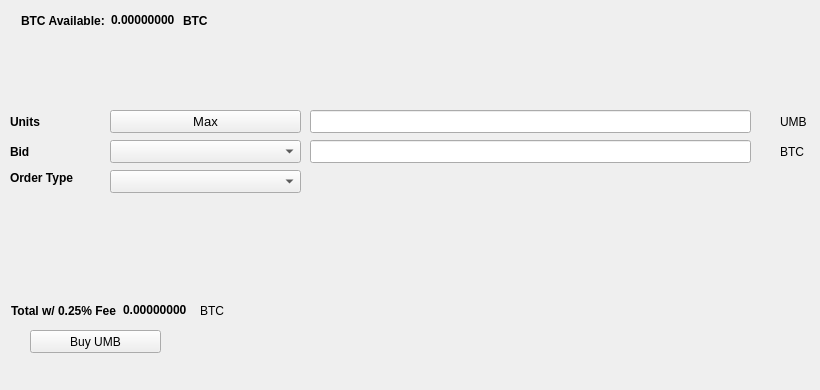
   <widget class="QWidget" name="BuyTab">
    <attribute name="title">
     <string>Buy</string>
    </attribute>
    <widget class="QPushButton" name="BuyUMB">
     <property name="geometry">
      <rect>
       <x>30</x>
       <y>330</y>
       <width>131</width>
       <height>23</height>
      </rect>
     </property>
     <property name="text">
      <string>Buy UMB</string>
     </property>
     <property name="icon">
      <iconset resource="../umbra.qrc">
       <normaloff>:/icons/bitcoin</normaloff>:/icons/bitcoin</iconset>
     </property>
    </widget>
    <widget class="QLabel" name="label_3">
     <property name="geometry">
      <rect>
       <x>10</x>
       <y>110</y>
       <width>46</width>
       <height>23</height>
      </rect>
     </property>
     <property name="font">
      <font>
       <weight>75</weight>
       <bold>true</bold>
      </font>
     </property>
     <property name="text">
      <string>Units</string>
     </property>
    </widget>
    <widget class="QLineEdit" name="UnitsInput">
     <property name="geometry">
      <rect>
       <x>310</x>
       <y>110</y>
       <width>441</width>
       <height>23</height>
      </rect>
     </property>
     <property name="font">
      <font>
       <pointsize>9</pointsize>
       <weight>75</weight>
       <bold>true</bold>
      </font>
     </property>
    </widget>
    <widget class="QLineEdit" name="BuyBidPriceEdit">
     <property name="geometry">
      <rect>
       <x>310</x>
       <y>140</y>
       <width>441</width>
       <height>23</height>
      </rect>
     </property>
     <property name="font">
      <font>
       <pointsize>9</pointsize>
       <weight>75</weight>
       <bold>true</bold>
      </font>
     </property>
    </widget>
    <widget class="QLabel" name="label_4">
     <property name="geometry">
      <rect>
       <x>780</x>
       <y>110</y>
       <width>31</width>
       <height>23</height>
      </rect>
     </property>
     <property name="text">
      <string>UMB</string>
     </property>
    </widget>
    <widget class="QLabel" name="label_5">
     <property name="geometry">
      <rect>
       <x>780</x>
       <y>140</y>
       <width>31</width>
       <height>23</height>
      </rect>
     </property>
     <property name="text">
      <string>BTC</string>
     </property>
    </widget>
    <widget class="QLabel" name="label_6">
     <property name="geometry">
      <rect>
       <x>10</x>
       <y>140</y>
       <width>46</width>
       <height>23</height>
      </rect>
     </property>
     <property name="font">
      <font>
       <weight>75</weight>
       <bold>true</bold>
      </font>
     </property>
     <property name="text">
      <string>Bid</string>
     </property>
    </widget>
    <widget class="QLabel" name="label_7">
     <property name="geometry">
      <rect>
       <x>10</x>
       <y>170</y>
       <width>91</width>
       <height>16</height>
      </rect>
     </property>
     <property name="font">
      <font>
       <weight>75</weight>
       <bold>true</bold>
      </font>
     </property>
     <property name="text">
      <string>Order Type</string>
     </property>
    </widget>
    <widget class="QPushButton" name="Buy_Max_Amount">
     <property name="geometry">
      <rect>
       <x>110</x>
       <y>110</y>
       <width>191</width>
       <height>23</height>
      </rect>
     </property>
     <property name="font">
      <font>
       <pointsize>10</pointsize>
      </font>
     </property>
     <property name="text">
      <string>Max</string>
     </property>
    </widget>
    <widget class="QComboBox" name="BuyBidcomboBox">
     <property name="geometry">
      <rect>
       <x>110</x>
       <y>140</y>
       <width>191</width>
       <height>23</height>
      </rect>
     </property>
     <property name="font">
      <font>
       <pointsize>10</pointsize>
      </font>
     </property>
    </widget>
    <widget class="QComboBox" name="buyOrdertypeCombo">
     <property name="geometry">
      <rect>
       <x>110</x>
       <y>170</y>
       <width>191</width>
       <height>23</height>
      </rect>
     </property>
     <property name="font">
      <font>
       <pointsize>10</pointsize>
      </font>
     </property>
    </widget>
    <widget class="QWidget" name="layoutWidget1">
     <property name="geometry">
      <rect>
       <x>21</x>
       <y>11</y>
       <width>227</width>
       <height>19</height>
      </rect>
     </property>
     <layout class="QHBoxLayout" name="horizontalLayout_3">
      <item>
       <widget class="QLabel" name="label232">
        <property name="font">
         <font>
          <weight>75</weight>
          <bold>true</bold>
         </font>
        </property>
        <property name="text">
         <string>BTC Available:</string>
        </property>
       </widget>
      </item>
      <item>
       <widget class="QLabel" name="BtcAvailableLbl">
        <property name="palette">
         <palette>
          <active>
           <colorrole role="WindowText">
            <brush brushstyle="SolidPattern">
             <color alpha="255">
              <red>0</red>
              <green>0</green>
              <blue>0</blue>
             </color>
            </brush>
           </colorrole>
           <colorrole role="Button">
            <brush brushstyle="SolidPattern">
             <color alpha="255">
              <red>0</red>
              <green>170</green>
              <blue>0</blue>
             </color>
            </brush>
           </colorrole>
           <colorrole role="Light">
            <brush brushstyle="SolidPattern">
             <color alpha="255">
              <red>0</red>
              <green>255</green>
              <blue>0</blue>
             </color>
            </brush>
           </colorrole>
           <colorrole role="Midlight">
            <brush brushstyle="SolidPattern">
             <color alpha="255">
              <red>0</red>
              <green>212</green>
              <blue>0</blue>
             </color>
            </brush>
           </colorrole>
           <colorrole role="Dark">
            <brush brushstyle="SolidPattern">
             <color alpha="255">
              <red>0</red>
              <green>85</green>
              <blue>0</blue>
             </color>
            </brush>
           </colorrole>
           <colorrole role="Mid">
            <brush brushstyle="SolidPattern">
             <color alpha="255">
              <red>0</red>
              <green>113</green>
              <blue>0</blue>
             </color>
            </brush>
           </colorrole>
           <colorrole role="Text">
            <brush brushstyle="SolidPattern">
             <color alpha="255">
              <red>0</red>
              <green>170</green>
              <blue>0</blue>
             </color>
            </brush>
           </colorrole>
           <colorrole role="BrightText">
            <brush brushstyle="SolidPattern">
             <color alpha="255">
              <red>255</red>
              <green>255</green>
              <blue>255</blue>
             </color>
            </brush>
           </colorrole>
           <colorrole role="ButtonText">
            <brush brushstyle="SolidPattern">
             <color alpha="255">
              <red>0</red>
              <green>0</green>
              <blue>0</blue>
             </color>
            </brush>
           </colorrole>
           <colorrole role="Base">
            <brush brushstyle="SolidPattern">
             <color alpha="255">
              <red>255</red>
              <green>255</green>
              <blue>255</blue>
             </color>
            </brush>
           </colorrole>
           <colorrole role="Window">
            <brush brushstyle="SolidPattern">
             <color alpha="255">
              <red>0</red>
              <green>170</green>
              <blue>0</blue>
             </color>
            </brush>
           </colorrole>
           <colorrole role="Shadow">
            <brush brushstyle="SolidPattern">
             <color alpha="255">
              <red>0</red>
              <green>0</green>
              <blue>0</blue>
             </color>
            </brush>
           </colorrole>
           <colorrole role="AlternateBase">
            <brush brushstyle="SolidPattern">
             <color alpha="255">
              <red>127</red>
              <green>212</green>
              <blue>127</blue>
             </color>
            </brush>
           </colorrole>
           <colorrole role="ToolTipBase">
            <brush brushstyle="SolidPattern">
             <color alpha="255">
              <red>255</red>
              <green>255</green>
              <blue>220</blue>
             </color>
            </brush>
           </colorrole>
           <colorrole role="ToolTipText">
            <brush brushstyle="SolidPattern">
             <color alpha="255">
              <red>0</red>
              <green>0</green>
              <blue>0</blue>
             </color>
            </brush>
           </colorrole>
          </active>
          <inactive>
           <colorrole role="WindowText">
            <brush brushstyle="SolidPattern">
             <color alpha="255">
              <red>0</red>
              <green>0</green>
              <blue>0</blue>
             </color>
            </brush>
           </colorrole>
           <colorrole role="Button">
            <brush brushstyle="SolidPattern">
             <color alpha="255">
              <red>0</red>
              <green>170</green>
              <blue>0</blue>
             </color>
            </brush>
           </colorrole>
           <colorrole role="Light">
            <brush brushstyle="SolidPattern">
             <color alpha="255">
              <red>0</red>
              <green>255</green>
              <blue>0</blue>
             </color>
            </brush>
           </colorrole>
           <colorrole role="Midlight">
            <brush brushstyle="SolidPattern">
             <color alpha="255">
              <red>0</red>
              <green>212</green>
              <blue>0</blue>
             </color>
            </brush>
           </colorrole>
           <colorrole role="Dark">
            <brush brushstyle="SolidPattern">
             <color alpha="255">
              <red>0</red>
              <green>85</green>
              <blue>0</blue>
             </color>
            </brush>
           </colorrole>
           <colorrole role="Mid">
            <brush brushstyle="SolidPattern">
             <color alpha="255">
              <red>0</red>
              <green>113</green>
              <blue>0</blue>
             </color>
            </brush>
           </colorrole>
           <colorrole role="Text">
            <brush brushstyle="SolidPattern">
             <color alpha="255">
              <red>0</red>
              <green>170</green>
              <blue>0</blue>
             </color>
            </brush>
           </colorrole>
           <colorrole role="BrightText">
            <brush brushstyle="SolidPattern">
             <color alpha="255">
              <red>255</red>
              <green>255</green>
              <blue>255</blue>
             </color>
            </brush>
           </colorrole>
           <colorrole role="ButtonText">
            <brush brushstyle="SolidPattern">
             <color alpha="255">
              <red>0</red>
              <green>0</green>
              <blue>0</blue>
             </color>
            </brush>
           </colorrole>
           <colorrole role="Base">
            <brush brushstyle="SolidPattern">
             <color alpha="255">
              <red>255</red>
              <green>255</green>
              <blue>255</blue>
             </color>
            </brush>
           </colorrole>
           <colorrole role="Window">
            <brush brushstyle="SolidPattern">
             <color alpha="255">
              <red>0</red>
              <green>170</green>
              <blue>0</blue>
             </color>
            </brush>
           </colorrole>
           <colorrole role="Shadow">
            <brush brushstyle="SolidPattern">
             <color alpha="255">
              <red>0</red>
              <green>0</green>
              <blue>0</blue>
             </color>
            </brush>
           </colorrole>
           <colorrole role="AlternateBase">
            <brush brushstyle="SolidPattern">
             <color alpha="255">
              <red>127</red>
              <green>212</green>
              <blue>127</blue>
             </color>
            </brush>
           </colorrole>
           <colorrole role="ToolTipBase">
            <brush brushstyle="SolidPattern">
             <color alpha="255">
              <red>255</red>
              <green>255</green>
              <blue>220</blue>
             </color>
            </brush>
           </colorrole>
           <colorrole role="ToolTipText">
            <brush brushstyle="SolidPattern">
             <color alpha="255">
              <red>0</red>
              <green>0</green>
              <blue>0</blue>
             </color>
            </brush>
           </colorrole>
          </inactive>
          <disabled>
           <colorrole role="WindowText">
            <brush brushstyle="SolidPattern">
             <color alpha="255">
              <red>0</red>
              <green>85</green>
              <blue>0</blue>
             </color>
            </brush>
           </colorrole>
           <colorrole role="Button">
            <brush brushstyle="SolidPattern">
             <color alpha="255">
              <red>0</red>
              <green>170</green>
              <blue>0</blue>
             </color>
            </brush>
           </colorrole>
           <colorrole role="Light">
            <brush brushstyle="SolidPattern">
             <color alpha="255">
              <red>0</red>
              <green>255</green>
              <blue>0</blue>
             </color>
            </brush>
           </colorrole>
           <colorrole role="Midlight">
            <brush brushstyle="SolidPattern">
             <color alpha="255">
              <red>0</red>
              <green>212</green>
              <blue>0</blue>
             </color>
            </brush>
           </colorrole>
           <colorrole role="Dark">
            <brush brushstyle="SolidPattern">
             <color alpha="255">
              <red>0</red>
              <green>85</green>
              <blue>0</blue>
             </color>
            </brush>
           </colorrole>
           <colorrole role="Mid">
            <brush brushstyle="SolidPattern">
             <color alpha="255">
              <red>0</red>
              <green>113</green>
              <blue>0</blue>
             </color>
            </brush>
           </colorrole>
           <colorrole role="Text">
            <brush brushstyle="SolidPattern">
             <color alpha="255">
              <red>0</red>
              <green>85</green>
              <blue>0</blue>
             </color>
            </brush>
           </colorrole>
           <colorrole role="BrightText">
            <brush brushstyle="SolidPattern">
             <color alpha="255">
              <red>255</red>
              <green>255</green>
              <blue>255</blue>
             </color>
            </brush>
           </colorrole>
           <colorrole role="ButtonText">
            <brush brushstyle="SolidPattern">
             <color alpha="255">
              <red>0</red>
              <green>85</green>
              <blue>0</blue>
             </color>
            </brush>
           </colorrole>
           <colorrole role="Base">
            <brush brushstyle="SolidPattern">
             <color alpha="255">
              <red>0</red>
              <green>170</green>
              <blue>0</blue>
             </color>
            </brush>
           </colorrole>
           <colorrole role="Window">
            <brush brushstyle="SolidPattern">
             <color alpha="255">
              <red>0</red>
              <green>170</green>
              <blue>0</blue>
             </color>
            </brush>
           </colorrole>
           <colorrole role="Shadow">
            <brush brushstyle="SolidPattern">
             <color alpha="255">
              <red>0</red>
              <green>0</green>
              <blue>0</blue>
             </color>
            </brush>
           </colorrole>
           <colorrole role="AlternateBase">
            <brush brushstyle="SolidPattern">
             <color alpha="255">
              <red>0</red>
              <green>170</green>
              <blue>0</blue>
             </color>
            </brush>
           </colorrole>
           <colorrole role="ToolTipBase">
            <brush brushstyle="SolidPattern">
             <color alpha="255">
              <red>255</red>
              <green>255</green>
              <blue>220</blue>
             </color>
            </brush>
           </colorrole>
           <colorrole role="ToolTipText">
            <brush brushstyle="SolidPattern">
             <color alpha="255">
              <red>0</red>
              <green>0</green>
              <blue>0</blue>
             </color>
            </brush>
           </colorrole>
          </disabled>
         </palette>
        </property>
        <property name="font">
         <font>
          <weight>75</weight>
          <bold>true</bold>
         </font>
        </property>
        <property name="text">
         <string>0.00000000</string>
        </property>
        <property name="textInteractionFlags">
         <set>Qt::LinksAccessibleByMouse|Qt::TextSelectableByKeyboard|Qt::TextSelectableByMouse</set>
        </property>
       </widget>
      </item>
      <item>
       <widget class="QLabel" name="BtcAvailableLbl_2">
        <property name="font">
         <font>
          <weight>75</weight>
          <bold>true</bold>
         </font>
        </property>
        <property name="text">
         <string>BTC</string>
        </property>
       </widget>
      </item>
     </layout>
    </widget>
    <widget class="QWidget" name="layoutWidge2">
     <property name="geometry">
      <rect>
       <x>11</x>
       <y>301</y>
       <width>259</width>
       <height>19</height>
      </rect>
     </property>
     <layout class="QHBoxLayout" name="horizontalLayout_4">
      <item>
       <widget class="QLabel" name="label_9">
        <property name="font">
         <font>
          <weight>75</weight>
          <bold>true</bold>
         </font>
        </property>
        <property name="text">
         <string>Total w/ 0.25% Fee</string>
        </property>
       </widget>
      </item>
      <item>
       <widget class="QLabel" name="BuyCostLabel">
        <property name="palette">
         <palette>
          <active>
           <colorrole role="WindowText">
            <brush brushstyle="SolidPattern">
             <color alpha="255">
              <red>0</red>
              <green>0</green>
              <blue>0</blue>
             </color>
            </brush>
           </colorrole>
           <colorrole role="Button">
            <brush brushstyle="SolidPattern">
             <color alpha="255">
              <red>0</red>
              <green>170</green>
              <blue>0</blue>
             </color>
            </brush>
           </colorrole>
           <colorrole role="Light">
            <brush brushstyle="SolidPattern">
             <color alpha="255">
              <red>0</red>
              <green>255</green>
              <blue>0</blue>
             </color>
            </brush>
           </colorrole>
           <colorrole role="Midlight">
            <brush brushstyle="SolidPattern">
             <color alpha="255">
              <red>0</red>
              <green>212</green>
              <blue>0</blue>
             </color>
            </brush>
           </colorrole>
           <colorrole role="Dark">
            <brush brushstyle="SolidPattern">
             <color alpha="255">
              <red>0</red>
              <green>85</green>
              <blue>0</blue>
             </color>
            </brush>
           </colorrole>
           <colorrole role="Mid">
            <brush brushstyle="SolidPattern">
             <color alpha="255">
              <red>0</red>
              <green>113</green>
              <blue>0</blue>
             </color>
            </brush>
           </colorrole>
           <colorrole role="Text">
            <brush brushstyle="SolidPattern">
             <color alpha="255">
              <red>0</red>
              <green>170</green>
              <blue>0</blue>
             </color>
            </brush>
           </colorrole>
           <colorrole role="BrightText">
            <brush brushstyle="SolidPattern">
             <color alpha="255">
              <red>255</red>
              <green>255</green>
              <blue>255</blue>
             </color>
            </brush>
           </colorrole>
           <colorrole role="ButtonText">
            <brush brushstyle="SolidPattern">
             <color alpha="255">
              <red>0</red>
              <green>0</green>
              <blue>0</blue>
             </color>
            </brush>
           </colorrole>
           <colorrole role="Base">
            <brush brushstyle="SolidPattern">
             <color alpha="255">
              <red>255</red>
              <green>255</green>
              <blue>255</blue>
             </color>
            </brush>
           </colorrole>
           <colorrole role="Window">
            <brush brushstyle="SolidPattern">
             <color alpha="255">
              <red>0</red>
              <green>170</green>
              <blue>0</blue>
             </color>
            </brush>
           </colorrole>
           <colorrole role="Shadow">
            <brush brushstyle="SolidPattern">
             <color alpha="255">
              <red>0</red>
              <green>0</green>
              <blue>0</blue>
             </color>
            </brush>
           </colorrole>
           <colorrole role="AlternateBase">
            <brush brushstyle="SolidPattern">
             <color alpha="255">
              <red>127</red>
              <green>212</green>
              <blue>127</blue>
             </color>
            </brush>
           </colorrole>
           <colorrole role="ToolTipBase">
            <brush brushstyle="SolidPattern">
             <color alpha="255">
              <red>255</red>
              <green>255</green>
              <blue>220</blue>
             </color>
            </brush>
           </colorrole>
           <colorrole role="ToolTipText">
            <brush brushstyle="SolidPattern">
             <color alpha="255">
              <red>0</red>
              <green>0</green>
              <blue>0</blue>
             </color>
            </brush>
           </colorrole>
          </active>
          <inactive>
           <colorrole role="WindowText">
            <brush brushstyle="SolidPattern">
             <color alpha="255">
              <red>0</red>
              <green>0</green>
              <blue>0</blue>
             </color>
            </brush>
           </colorrole>
           <colorrole role="Button">
            <brush brushstyle="SolidPattern">
             <color alpha="255">
              <red>0</red>
              <green>170</green>
              <blue>0</blue>
             </color>
            </brush>
           </colorrole>
           <colorrole role="Light">
            <brush brushstyle="SolidPattern">
             <color alpha="255">
              <red>0</red>
              <green>255</green>
              <blue>0</blue>
             </color>
            </brush>
           </colorrole>
           <colorrole role="Midlight">
            <brush brushstyle="SolidPattern">
             <color alpha="255">
              <red>0</red>
              <green>212</green>
              <blue>0</blue>
             </color>
            </brush>
           </colorrole>
           <colorrole role="Dark">
            <brush brushstyle="SolidPattern">
             <color alpha="255">
              <red>0</red>
              <green>85</green>
              <blue>0</blue>
             </color>
            </brush>
           </colorrole>
           <colorrole role="Mid">
            <brush brushstyle="SolidPattern">
             <color alpha="255">
              <red>0</red>
              <green>113</green>
              <blue>0</blue>
             </color>
            </brush>
           </colorrole>
           <colorrole role="Text">
            <brush brushstyle="SolidPattern">
             <color alpha="255">
              <red>0</red>
              <green>170</green>
              <blue>0</blue>
             </color>
            </brush>
           </colorrole>
           <colorrole role="BrightText">
            <brush brushstyle="SolidPattern">
             <color alpha="255">
              <red>255</red>
              <green>255</green>
              <blue>255</blue>
             </color>
            </brush>
           </colorrole>
           <colorrole role="ButtonText">
            <brush brushstyle="SolidPattern">
             <color alpha="255">
              <red>0</red>
              <green>0</green>
              <blue>0</blue>
             </color>
            </brush>
           </colorrole>
           <colorrole role="Base">
            <brush brushstyle="SolidPattern">
             <color alpha="255">
              <red>255</red>
              <green>255</green>
              <blue>255</blue>
             </color>
            </brush>
           </colorrole>
           <colorrole role="Window">
            <brush brushstyle="SolidPattern">
             <color alpha="255">
              <red>0</red>
              <green>170</green>
              <blue>0</blue>
             </color>
            </brush>
           </colorrole>
           <colorrole role="Shadow">
            <brush brushstyle="SolidPattern">
             <color alpha="255">
              <red>0</red>
              <green>0</green>
              <blue>0</blue>
             </color>
            </brush>
           </colorrole>
           <colorrole role="AlternateBase">
            <brush brushstyle="SolidPattern">
             <color alpha="255">
              <red>127</red>
              <green>212</green>
              <blue>127</blue>
             </color>
            </brush>
           </colorrole>
           <colorrole role="ToolTipBase">
            <brush brushstyle="SolidPattern">
             <color alpha="255">
              <red>255</red>
              <green>255</green>
              <blue>220</blue>
             </color>
            </brush>
           </colorrole>
           <colorrole role="ToolTipText">
            <brush brushstyle="SolidPattern">
             <color alpha="255">
              <red>0</red>
              <green>0</green>
              <blue>0</blue>
             </color>
            </brush>
           </colorrole>
          </inactive>
          <disabled>
           <colorrole role="WindowText">
            <brush brushstyle="SolidPattern">
             <color alpha="255">
              <red>0</red>
              <green>85</green>
              <blue>0</blue>
             </color>
            </brush>
           </colorrole>
           <colorrole role="Button">
            <brush brushstyle="SolidPattern">
             <color alpha="255">
              <red>0</red>
              <green>170</green>
              <blue>0</blue>
             </color>
            </brush>
           </colorrole>
           <colorrole role="Light">
            <brush brushstyle="SolidPattern">
             <color alpha="255">
              <red>0</red>
              <green>255</green>
              <blue>0</blue>
             </color>
            </brush>
           </colorrole>
           <colorrole role="Midlight">
            <brush brushstyle="SolidPattern">
             <color alpha="255">
              <red>0</red>
              <green>212</green>
              <blue>0</blue>
             </color>
            </brush>
           </colorrole>
           <colorrole role="Dark">
            <brush brushstyle="SolidPattern">
             <color alpha="255">
              <red>0</red>
              <green>85</green>
              <blue>0</blue>
             </color>
            </brush>
           </colorrole>
           <colorrole role="Mid">
            <brush brushstyle="SolidPattern">
             <color alpha="255">
              <red>0</red>
              <green>113</green>
              <blue>0</blue>
             </color>
            </brush>
           </colorrole>
           <colorrole role="Text">
            <brush brushstyle="SolidPattern">
             <color alpha="255">
              <red>0</red>
              <green>85</green>
              <blue>0</blue>
             </color>
            </brush>
           </colorrole>
           <colorrole role="BrightText">
            <brush brushstyle="SolidPattern">
             <color alpha="255">
              <red>255</red>
              <green>255</green>
              <blue>255</blue>
             </color>
            </brush>
           </colorrole>
           <colorrole role="ButtonText">
            <brush brushstyle="SolidPattern">
             <color alpha="255">
              <red>0</red>
              <green>85</green>
              <blue>0</blue>
             </color>
            </brush>
           </colorrole>
           <colorrole role="Base">
            <brush brushstyle="SolidPattern">
             <color alpha="255">
              <red>0</red>
              <green>170</green>
              <blue>0</blue>
             </color>
            </brush>
           </colorrole>
           <colorrole role="Window">
            <brush brushstyle="SolidPattern">
             <color alpha="255">
              <red>0</red>
              <green>170</green>
              <blue>0</blue>
             </color>
            </brush>
           </colorrole>
           <colorrole role="Shadow">
            <brush brushstyle="SolidPattern">
             <color alpha="255">
              <red>0</red>
              <green>0</green>
              <blue>0</blue>
             </color>
            </brush>
           </colorrole>
           <colorrole role="AlternateBase">
            <brush brushstyle="SolidPattern">
             <color alpha="255">
              <red>0</red>
              <green>170</green>
              <blue>0</blue>
             </color>
            </brush>
           </colorrole>
           <colorrole role="ToolTipBase">
            <brush brushstyle="SolidPattern">
             <color alpha="255">
              <red>255</red>
              <green>255</green>
              <blue>220</blue>
             </color>
            </brush>
           </colorrole>
           <colorrole role="ToolTipText">
            <brush brushstyle="SolidPattern">
             <color alpha="255">
              <red>0</red>
              <green>0</green>
              <blue>0</blue>
             </color>
            </brush>
           </colorrole>
          </disabled>
         </palette>
        </property>
        <property name="font">
         <font>
          <weight>75</weight>
          <bold>true</bold>
         </font>
        </property>
        <property name="autoFillBackground">
         <bool>false</bool>
        </property>
        <property name="text">
         <string>0.00000000</string>
        </property>
        <property name="textInteractionFlags">
         <set>Qt::LinksAccessibleByMouse|Qt::TextSelectableByMouse</set>
        </property>
       </widget>
      </item>
      <item>
       <widget class="QLabel" name="label_10">
        <property name="font">
         <font>
          <weight>50</weight>
          <bold>false</bold>
         </font>
        </property>
        <property name="text">
         <string>BTC</string>
        </property>
       </widget>
      </item>
     </layout>
    </widget>
    <widget class="QLabel" name="label_24">
     <property name="geometry">
      <rect>
       <x>460</x>
       <y>300</y>
       <width>281</width>
       <height>81</height>
      </rect>
     </property>
     <property name="text">
      <string/>
     </property>
     <property name="pixmap">
      <pixmap>:/images/bittrex</pixmap>
     </property>
    </widget>
   </widget>
